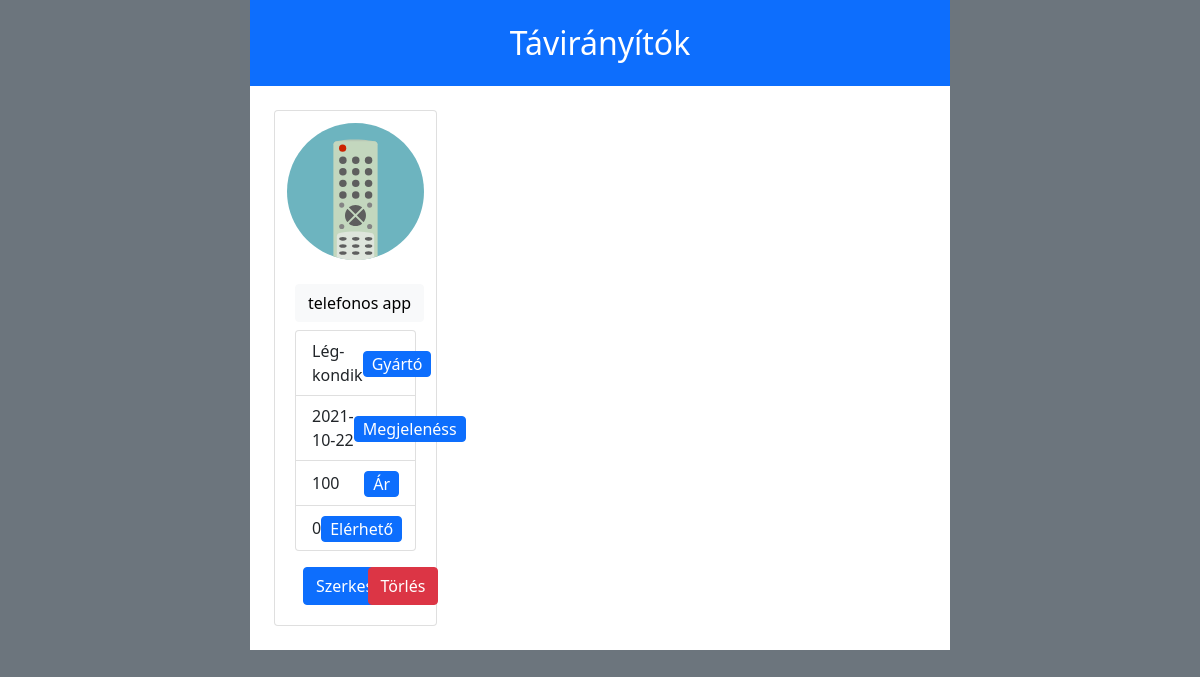
/index.php?id=5, run on the app's committed database.
### tables this page shows
CREATE TABLE `taviranyitok` (
  `id` int(11) NOT NULL,
  `gyarto` varchar(255) NOT NULL,
  `termek_nev` varchar(516) NOT NULL,
  `megjelenes` date NOT NULL DEFAULT curdate(),
  `ar` int(11) NOT NULL,
  `elerheto` tinyint(1) DEFAULT 0
);

### data/DB.php (called while the page is built, shortened)
<?php
require_once "Taviranyito.php";
class DB
{
    private $user = "root";
    private $pass = "";
    private $conn;
    public function __construct()
    {
        $this->conn = new PDO('mysql:host=localhost;dbname=taviranyito;charset=utf8', $this->user, $this->pass);
        $this->conn->setAttribute(PDO::ATTR_ERRMODE, PDO::ERRMODE_EXCEPTION);
    }
    public function read(?int $id = null, int $order = TAVIRANYITOK_DEFAULT, int $direction = RENDEZES_NOVEKVO): array|false
    {
        $sql = "SELECT * FROM `taviranyitok`";
        $res = null;
        if ($id === null) {
            if ($order === TAVIRANYITOK_DEFAULT && $direction === RENDEZES_NOVEKVO) {
                $sql .= ";";
            } else {
                $param = Taviranyito::getOszlopnev($order);
                $irany = DB::getOrder($direction);
                $sql .= "ORDER BY `" . $param . "` " . $irany . ";";
            }
            $stmt = $this->conn->prepare($sql);
            $stmt->execute();
            $res = $stmt->fetchAll(PDO::FETCH_ASSOC);
        } else {
            $stmt = $this->conn->prepare($sql . " WHERE `id` = :id;");
            $stmt->execute(array(":id" => $id));
            $res = $stmt->fetch(PDO::FETCH_ASSOC);
        }
        return $res;
    }
}

### data/Taviranyito.php (called while the page is built, shortened)
<?php
require_once "DB.php";
class Taviranyito
{
    private static DB $db;
    private ?string $gyarto;
    private ?string $termek_nev;
    private ?string $megjelenes;
    private ?int $ar;
    private ?int $elerheto;
    public static function init()
    {
        if (empty(Taviranyito::$db)) {
            Taviranyito::$db = new DB();
        }
    }
    public function __construct(?int $id = null, ?string $gyarto, ?string $termek_nev, ?string $megjelenes, ?int $ar, ?int $elerheto)
    {
        $this->gyarto = $gyarto;
        $this->termek_nev = $termek_nev;
        $this->megjelenes = $megjelenes;
        $this->ar = $ar;
        $this->elerheto = $elerheto;
    }
    public static function db_TaviranyitoEgy(int $id): ?Taviranyito
    {
        try {
            $res = Taviranyito::$db->read($id);
            $out = new Taviranyito(
                $res["id"],
                $res["gyarto"],
                $res["termek_nev"],
                $res["megjelenes"],
                $res["ar"],
                $res["elerheto"]
            );
        } catch (Error $e) {
            $out = null;
        } finally {
            return $out;
        }
    }
    public function getGyarto()
    {
        return $this->gyarto;
    }
    public function getTermekNev()
    {
        return $this->termek_nev;
    }
    public function getMegjelenes()
    {
        return $this->megjelenes;
    }
    public function getAr()
    {
        return $this->ar;
    }
    public function getElerheto()
    {
        return $this->elerheto;
    }
}

### pages/read.php (the view, shortened to what this page needs)
<?php
function kartyasit(Taviranyito $taviranyito): string
{
    $id = $taviranyito->getId();
    $termek_nev = $taviranyito->getTermekNev();
    $gyarto = $taviranyito->getGyarto();
    $megjelenes = $taviranyito->getMegjelenes();
    $ar = $taviranyito->getAr();
    $elerheto = $taviranyito->getElerheto();
    return "
    <div class='card col-12 col-sm-12 col-md-6 col-lg-4 col-xl-3 p-1'>
        <img class='card-img-top p-2' src='resources/remote-control-svgrepo-com.svg' alt='Távirányító kép'>
            <div class='card-body'>
                <a class='card-title text-center col-12' href='../index.php'>
                    <form class='badge badge-pill m-0 p-0 text-center col-12' method='post' data-toggle='tooltip' data-placement='top' title='Rendezés termék neve alapján'>
                        <h4 class='text-center'>
                            <input class='btn btn-light' type='submit' value='$termek_nev'>
                        </h4>
                    </form>
                </a>
                <ul class='list-group'>
                    <li class='list-group-item d-flex justify-content-between align-items-center'>
                        $gyarto
                        <a href='../index.php'>
                            <form class='badge badge-pill m-0 p-0' method='post' data-toggle='tooltip' data-placement='top' title='Rendezés a Gyártó alapján'>
                                <input class='btn btn-primary py-0 px-2 font-weight-bold' type='submit' value='Gyártó'>
                            </form>
                        </a>
                    </li>
                    <li class='list-group-item d-flex justify-content-between align-items-center'>
                        $megjelenes
                        <a href='../index.php'>
                            <form class='badge badge-pill m-0 p-0' method='post' data-toggle='tooltip' data-placement='top' title='Rendezés a megjelenés ideje szerint'>
                                <input class='btn btn-primary py-0 px-2 font-weight-bold' type='submit' value='Megjelenéss'>
                            </form>
                        </a>
                    </li>
                    <li class='list-group-item d-flex justify-content-between align-items-center'>
                        $ar
                        <a href='../index.php'>
                            <form class='badge badge-pill m-0 p-0' method='post' data-toggle='tooltip' data-placement='top' title='Rendezés ár szerint'>
                                <input class='btn btn-primary py-0 px-2 font-weight-bold' type='submit' value='Ár'>
                            </form>
                        </a>
                    </li>
                    <li class='list-group-item d-flex justify-content-between align-items-center'>
                        $elerheto
                        <a href='../index.php'>
                            <form class='badge badge-pill m-0 p-0' method='post' data-toggle='tooltip' data-placement='top' title='Előre az elérhetőeket'>
                                <input class='btn btn-primary py-0 px-2 font-weight-bold' type='submit' value='Elérhető'>
                            </form>
                        </a>
                    </li>
                </ul>
            <div class='row px-2'>
                <form class='col-12 col-sm-6 text-center mt-3' method='post'>
                    <input type='hidden' name='id' value='$id'>
                    <input type='hidden' name='gyarto' value='$gyarto'>
                    <input type='hidden' name='termek_nev' value='$termek_nev'>
                    <input type='hidden' name='megjelenes' value='$megjelenes'>
                    <input type='hidden' name='ar' value='$ar'>
                    <input type='hidden' name='elerheto' value='$elerheto'>
                    <input class='btn btn-primary' type='submit' value='Szerkesztés' data-toggle='tooltip' data-placement='top' title='Termék szerkesztése'>
                </form>
                <form class='col-12 col-sm-6 text-center mt-3' method='post'>
                    <input type='hidden' name='id' value='$id'>
                    <input class='btn btn-danger' type='submit' value='Törlés' data-toggle='tooltip' data-placement='top' title='Termék eltávolítása'>
                </form>
            </div>
        </div>
    </div>
    ";
}
function read($id, $rendezes, $irany, $extra)
{
    $kartyak = "";
    if (!empty($id)) {
        $taviranyito = Taviranyito::db_TaviranyitoEgy($id);
        if ($taviranyito === null) {
            $hiba = __DIR__ . '/../resources/error.html';
            $kartyak .= file_get_contents($hiba);
        } else {
            $kartyak .= kartyasit($taviranyito);
        }
    }
    return kiHTML($kartyak, $extra);
}
function kiHTML($tartalom, $extra)
{
    return "
    <!DOCTYPE html>
    <html lang='hu'>
        <head>
            " . file_get_contents(__DIR__ . '/../resources/header.html') . "
        </head>
        <body class='d-flex flex-column flex-wrap  justify-content-center align-items-center bg-secondary'>
            <h2 class='col-12 col-sm-11 col-md-10 col-lg-8 col-xl-7 bg-primary text-white py-4 my-0 text-center'>
                Távirányítók
            </h2>
            <div class='d-flex flex-wrap col-12 col-sm-11 col-md-10 col-lg-8 col-xl-7 bg-white p-4' id='deck'>
                $tartalom
            </div>
            <div id='extrak'>
                $extra
            </div>
        </body>
    </html>";
}

### data on the page
taviranyitok: termek_nev "telefonos app", gyarto "Lég-kondik", megjelenes "2021-10-22", ar "100", elerheto "0"
